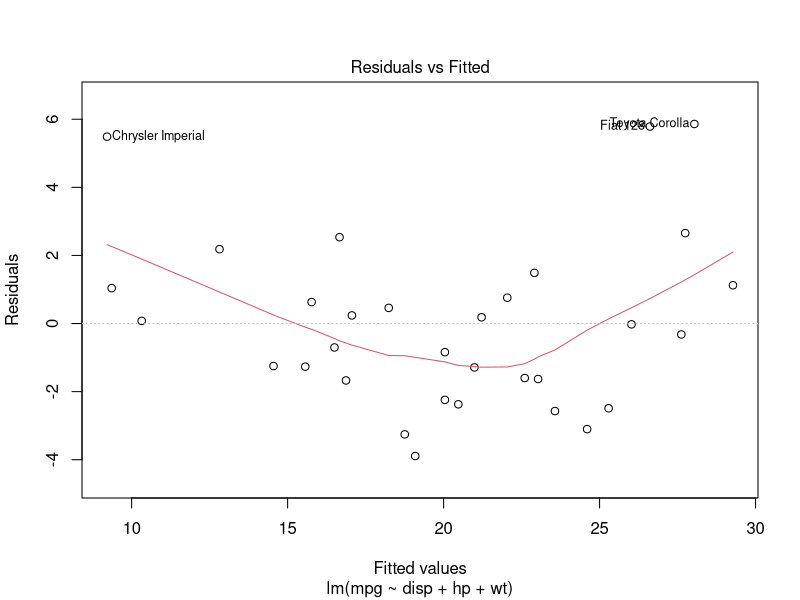
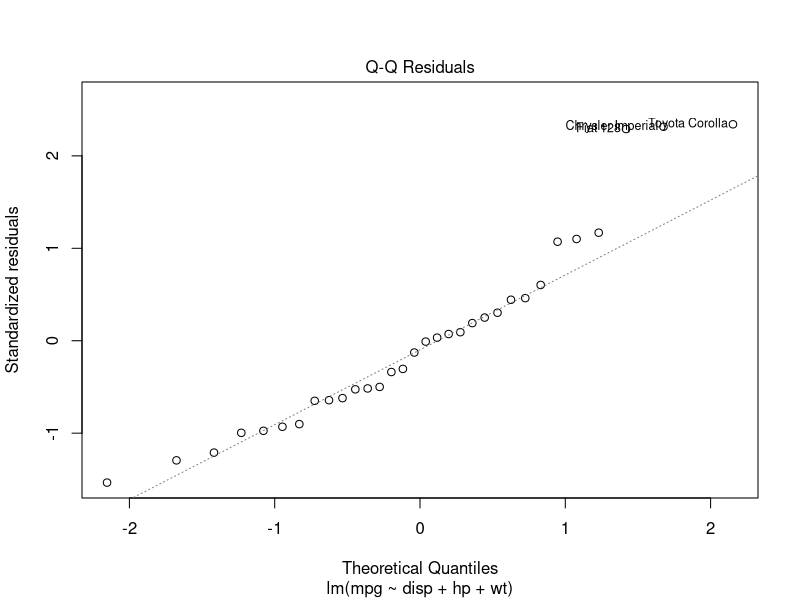
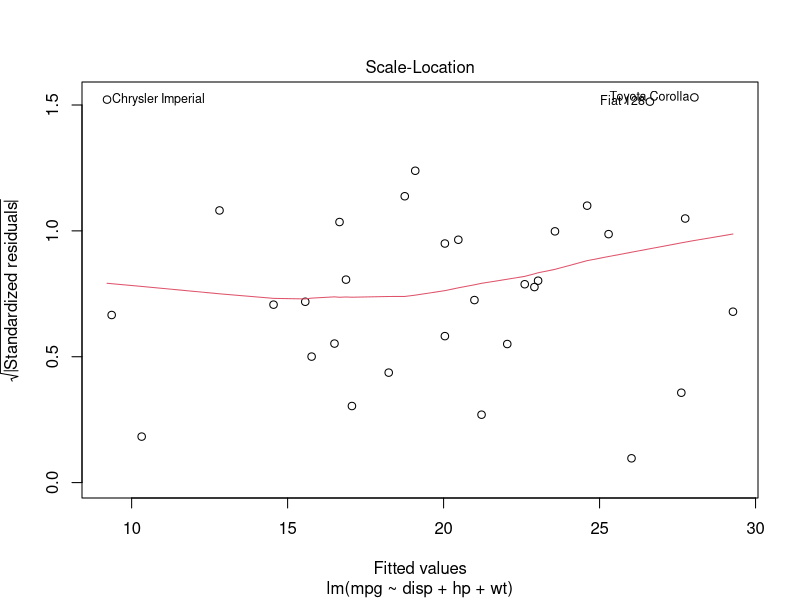
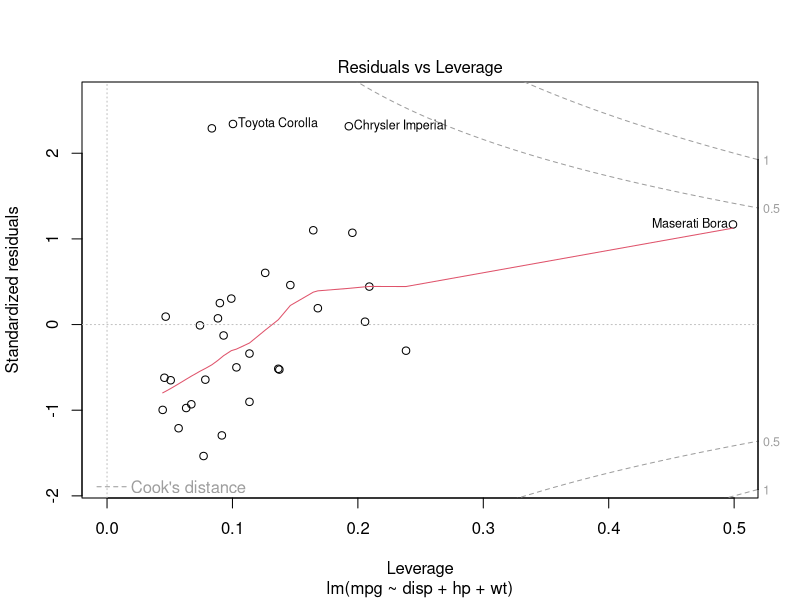

Reproduce these figures in R, in order.
mcars=mtcars[,c("mpg","disp","hp","wt")]
print(head(mcars))
model=lm(mpg~disp+hp+wt,data=mcars)
print(model)
a=coef(model)[1]
xdisp=coef(model)[2]
xhp=coef(model)[3]
xwt=coef(model)[4]
print(a)
print(xdisp)
print(xhp)
print(xwt)
plot(model)
